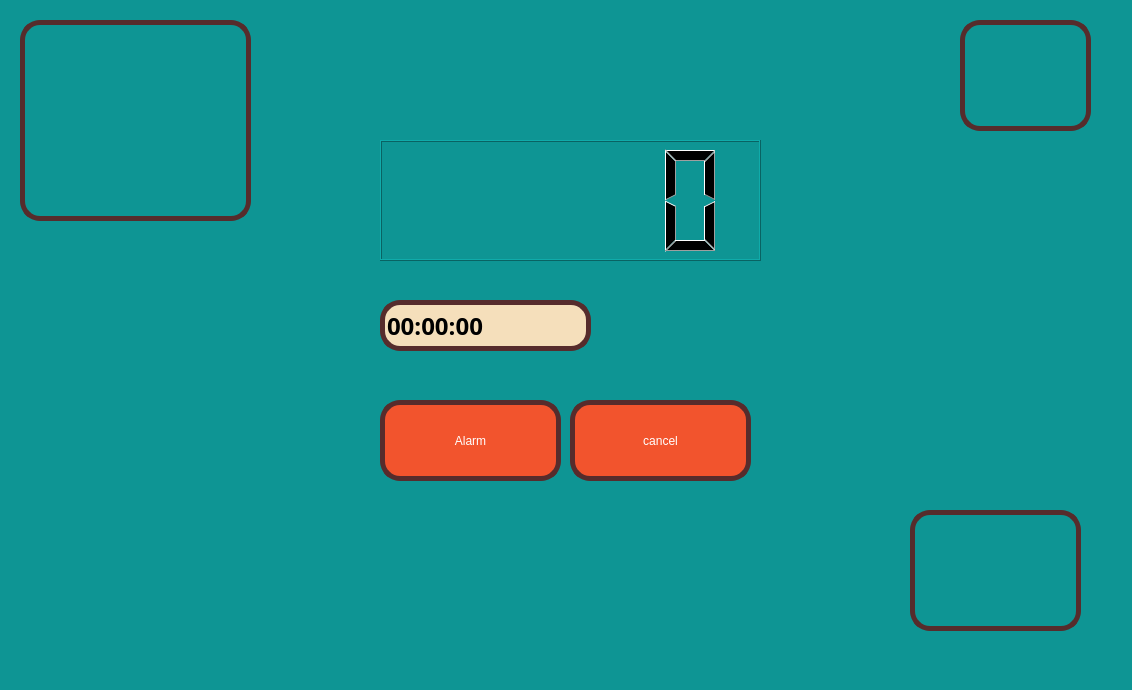
<?xml version="1.0" encoding="UTF-8"?>
<ui version="4.0">
 <class>MainWindow</class>
 <widget class="QMainWindow" name="MainWindow">
  <property name="geometry">
   <rect>
    <x>0</x>
    <y>0</y>
    <width>1132</width>
    <height>690</height>
   </rect>
  </property>
  <property name="windowTitle">
   <string>MainWindow</string>
  </property>
  <property name="styleSheet">
   <string notr="true">background-color: rgb(14, 149, 148);</string>
  </property>
  <widget class="QWidget" name="centralwidget">
   <widget class="QLabel" name="label_3">
    <property name="geometry">
     <rect>
      <x>960</x>
      <y>20</y>
      <width>131</width>
      <height>111</height>
     </rect>
    </property>
    <property name="styleSheet">
     <string notr="true"> border: 5px solid rgb(86, 44, 44);
    border-radius: 20px;</string>
    </property>
    <property name="text">
     <string/>
    </property>
    <property name="pixmap">
     <pixmap resource="../Recursos.qrc">:/Logos/Imagenes/WhatsApp Image 2024-02-15 at 6.57.13 PM.jpeg</pixmap>
    </property>
    <property name="scaledContents">
     <bool>true</bool>
    </property>
   </widget>
   <widget class="QLabel" name="label_4">
    <property name="geometry">
     <rect>
      <x>910</x>
      <y>510</y>
      <width>171</width>
      <height>121</height>
     </rect>
    </property>
    <property name="styleSheet">
     <string notr="true"> border: 5px solid rgb(86, 44, 44);
    border-radius: 20px;</string>
    </property>
    <property name="text">
     <string/>
    </property>
    <property name="pixmap">
     <pixmap resource="../Recursos.qrc">:/Logos/Imagenes/WhatsApp Image 2024-02-15 at 9.24.51 PM.jpeg</pixmap>
    </property>
    <property name="scaledContents">
     <bool>true</bool>
    </property>
   </widget>
   <widget class="QLabel" name="label">
    <property name="geometry">
     <rect>
      <x>20</x>
      <y>20</y>
      <width>231</width>
      <height>201</height>
     </rect>
    </property>
    <property name="styleSheet">
     <string notr="true"> border: 5px solid rgb(86, 44, 44);
    border-radius: 20px;</string>
    </property>
    <property name="text">
     <string/>
    </property>
    <property name="pixmap">
     <pixmap resource="../Recursos.qrc">:/Logos/Imagenes/UAT_2018_-_2021_HORIZONTAL.jpg</pixmap>
    </property>
    <property name="scaledContents">
     <bool>true</bool>
    </property>
   </widget>
   <widget class="QLCDNumber" name="lcdNumber">
    <property name="geometry">
     <rect>
      <x>380</x>
      <y>140</y>
      <width>381</width>
      <height>121</height>
     </rect>
    </property>
   </widget>
   <widget class="QPushButton" name="SetAlarm">
    <property name="geometry">
     <rect>
      <x>380</x>
      <y>400</y>
      <width>181</width>
      <height>81</height>
     </rect>
    </property>
    <property name="styleSheet">
     <string notr="true">QPushButton {
	font: 75 16pt &quot;Agency FB&quot;;
    color: rgb(255, 255, 255);
    background-color: rgb(242, 84, 45);
    border: 5px solid rgb(86, 44, 44);
    border-radius: 20px;
}
QPushButton:hover {
    background-color: rgb(18, 116, 117) ;
}</string>
    </property>
    <property name="text">
     <string>Alarm</string>
    </property>
   </widget>
   <widget class="QPushButton" name="CancelAlarm">
    <property name="geometry">
     <rect>
      <x>570</x>
      <y>400</y>
      <width>181</width>
      <height>81</height>
     </rect>
    </property>
    <property name="styleSheet">
     <string notr="true">QPushButton {
	font: 75 16pt &quot;Agency FB&quot;;
    color: rgb(255, 255, 255);
    background-color: rgb(242, 84, 45);
    border: 5px solid rgb(86, 44, 44);
    border-radius: 20px;
}
QPushButton:hover {
    background-color: rgb(18, 116, 117) ;
}</string>
    </property>
    <property name="text">
     <string>cancel</string>
    </property>
   </widget>
   <widget class="QTimeEdit" name="timeEdit_alarm">
    <property name="geometry">
     <rect>
      <x>380</x>
      <y>300</y>
      <width>211</width>
      <height>51</height>
     </rect>
    </property>
    <property name="font">
     <font>
      <family>Agency FB</family>
      <pointsize>18</pointsize>
      <weight>75</weight>
      <bold>true</bold>
     </font>
    </property>
    <property name="layoutDirection">
     <enum>Qt::LeftToRight</enum>
    </property>
    <property name="styleSheet">
     <string notr="true">background-color: rgb(245, 223, 187);
 border: 5px solid rgb(86, 44, 44);
    border-radius: 20px;</string>
    </property>
    <property name="buttonSymbols">
     <enum>QAbstractSpinBox::NoButtons</enum>
    </property>
    <property name="currentSection">
     <enum>QDateTimeEdit::HourSection</enum>
    </property>
   </widget>
  </widget>
  <widget class="QMenuBar" name="menubar">
   <property name="geometry">
    <rect>
     <x>0</x>
     <y>0</y>
     <width>1132</width>
     <height>21</height>
    </rect>
   </property>
  </widget>
  <widget class="QStatusBar" name="statusbar"/>
 </widget>
 <resources>
  <include location="../Recursos.qrc"/>
 </resources>
 <connections/>
</ui>
